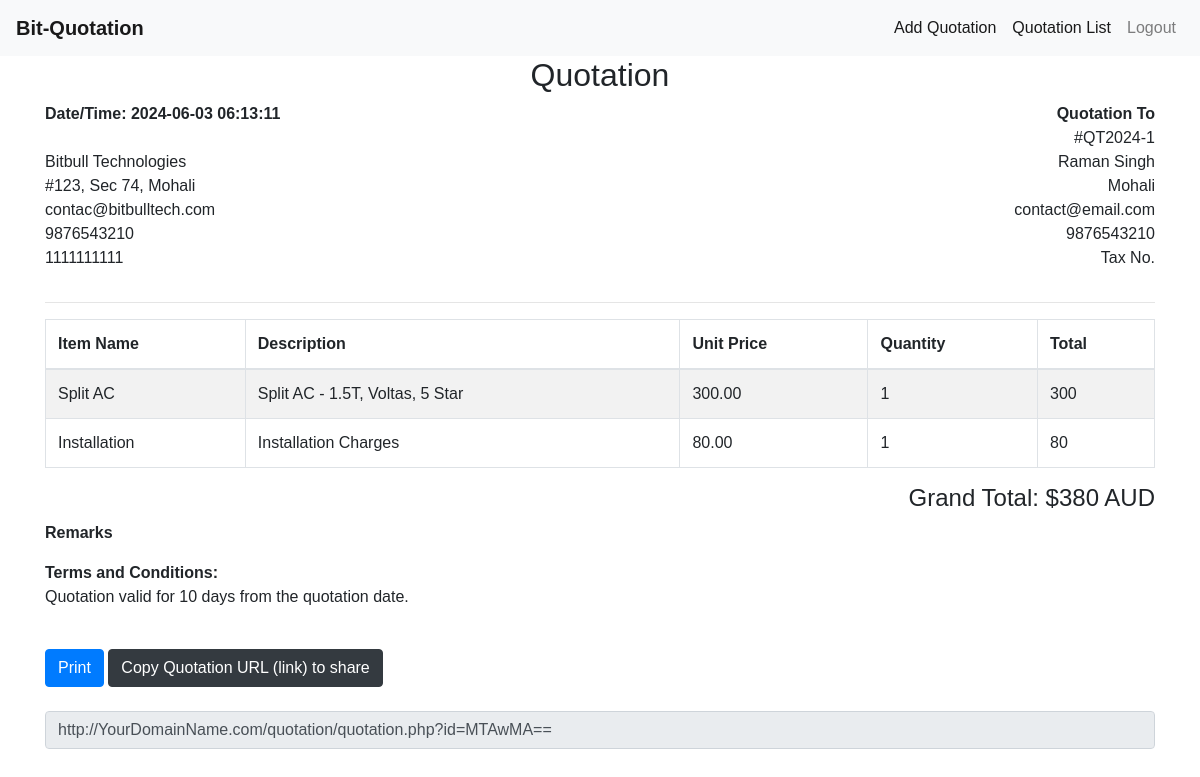
Page /view_quotation.php?id=10 (signed in) on the committed database.
### tables this page shows
CREATE TABLE `quotations` (
  `id` int NOT NULL,
  `quotation_number` varchar(50) NOT NULL,
  `quotation_date` timestamp NOT NULL DEFAULT CURRENT_TIMESTAMP,
  `name` varchar(100) NOT NULL,
  `company_name` varchar(100) DEFAULT NULL,
  `tax_number` varchar(50) DEFAULT NULL,
  `address` text NOT NULL,
  `email` varchar(100) NOT NULL,
  `phone` varchar(20) NOT NULL,
  `created_at` timestamp NULL DEFAULT CURRENT_TIMESTAMP,
  `status` enum('quotation','invoice') NOT NULL DEFAULT 'quotation',
  `total_amount` float NOT NULL DEFAULT '0',
  `remarks` text NOT NULL
);

CREATE TABLE `quotation_items` (
  `id` int NOT NULL,
  `quotation_id` int NOT NULL,
  `item_name` varchar(100) NOT NULL,
  `description` text,
  `unit_price` decimal(10,2) NOT NULL,
  `quantity` int NOT NULL,
  `total` float NOT NULL DEFAULT '0'
);

### view_quotation.php (the view, shortened to what this page needs)
<?php
include 'config.php';
include 'header.php';
if (isset($_GET['id']) && is_numeric($_GET['id'])) {
    $id = $_GET['id'];
    $sql = "SELECT * FROM quotations WHERE id = ?";
    if ($stmt = $conn->prepare($sql)) {
        $stmt->bind_param("i", $id);
        if ($stmt->execute()) {
            $result = $stmt->get_result();
            if ($result->num_rows == 1) {
                $row = $result->fetch_assoc();
                ?>
                <div class="container">
                    <div class="row">
                        <div class="col-12 text-center">
							<h2>Quotation</h2>
						</div>
					</div>
					<div class="row">
                        <div class="col-6">
                            <p><b>Date/Time: <?php echo htmlspecialchars($row['quotation_date']); ?></b><br>
                            <br><?php echo COMPANY; ?><br>
							<?php echo ADDRESS; ?><br>
                            <?php echo CONTACT_EMAIL; ?><br>
                            <?php echo PHONE; ?><br>
                            <?php echo TAXNO; ?></p>
                        </div>
                        <div class="col-6 text-right">
                            <b>Quotation To</b>
                            <p>#<?php echo htmlspecialchars($row['quotation_number']); ?><br>
                            <?php echo htmlspecialchars($row['name']); ?><br>
                            <?php echo htmlspecialchars($row['address']); ?><br>
                            <?php echo htmlspecialchars($row['email']); ?><br>
                            <?php echo htmlspecialchars($row['phone']); ?><br>
                            Tax No. <?php echo htmlspecialchars($row['tax_number']); ?></p>
                        </div>
                    </div>
                    <hr>
                    <div class="row">
                        <div class="col-12">
                            <table class="table table-bordered table-striped">
                                <thead>
                                    <tr>
                                        <th>Item Name</th>
                                        <th>Description</th>
                                        <th>Unit Price</th>
                                        <th>Quantity</th>
                                        <th>Total</th>
                                    </tr>
                                </thead>
                                  <tbody>
    <?php
    $sql_items = "SELECT * FROM quotation_items WHERE quotation_id = ?";
    if ($stmt_items = $conn->prepare($sql_items)) {
        $stmt_items->bind_param("i", $id);
        if ($stmt_items->execute()) {
            $result_items = $stmt_items->get_result();
            while ($row_item = $result_items->fetch_assoc()) {
                ?>
                <tr>
                    <td><?php echo htmlspecialchars($row_item['item_name']); ?></td>
                    <td><?php echo htmlspecialchars($row_item['description']); ?></td>
                    <td><?php echo  htmlspecialchars($row_item['unit_price']) ; ?></td>
                    <td><?php echo htmlspecialchars($row_item['quantity']); ?></td>
                    <td><?php echo  htmlspecialchars($row_item['total']) ; ?></td>
                </tr>
                <?php
            }
        } else {
            echo "Error executing query: " . $stmt_items->error;
        }
    } else {
        echo "Error preparing query: " . $conn->error;
    }
    ?>
                                </tbody>
                            </table>
                        </div>
                    </div>
                    <div class="row">
                        <div class="col-md-12 text-right">
                            <h4>Grand Total: <?php echo CURRENCY_PREFIX . htmlspecialchars($row['total_amount']) . CURRENCY_SUFIX; ?></h4>
                        </div>
                    </div>
                    <div class="row">
                        <div class="col-md-12">
                            <b>Remarks</b>
                        </div>
                    </div>
                    <div class="row">
                        <div class="col-md-12">
                            <b>Terms and Conditions:</b>
                            <p><?php echo TERMS;?></p>
                        </div>
                    </div>
                </div>
                <?php
            } else {
                echo "Quotation not found.";
            }
        } else {
            echo "Error executing query: " . $stmt->error;
        }
    } else {
        echo "Error preparing query: " . $conn->error;
    }
} else {
    echo "Invalid quotation ID.";
}
?>
<div class="container mt-4 no-print">
    <button class="btn btn-primary no-print" onclick="window.print()">Print</button>
	<a href="javascript:copyUrl();" class="btn btn-dark">Copy Quotation URL (link) to share</a><br><br>
	<input type="text" id="textToCopy" class="form-control" value="<?php echo BASE_URL.'/quotation.php?id='.base64_encode($id*100);?>" onclick="copyUrl();" readonly >
</div>
<?php include 'footer.php'; ?>

### style.css (style rules this page uses)
body { font-family: Arial, sans-serif; }

### rows in the picture
quotations: quotation_date "2024-06-03 06:13:11", quotation_number "QT2024-1", name "Raman Singh", address "Mohali", email "contact@email.com", phone "9876543210", total_amount "380"
quotation_items: item_name "Split AC", description "Split AC - 1.5T, Voltas, 5 Star", unit_price "300.00", quantity "1", total "300"
quotation_items: item_name "Installation", description "Installation Charges", unit_price "80.00", quantity "1", total "80"

### other values in the picture
COMPANY "Bitbull Technologies"
ADDRESS "#123, Sec 74, Mohali"
CONTACT_EMAIL "contac@bitbulltech.com"
PHONE "9876543210"
TAXNO "1111111111"
CURRENCY_PREFIX "$"
CURRENCY_SUFIX "AUD"
TERMS "Quotation valid for 10 days from the quotation date."
